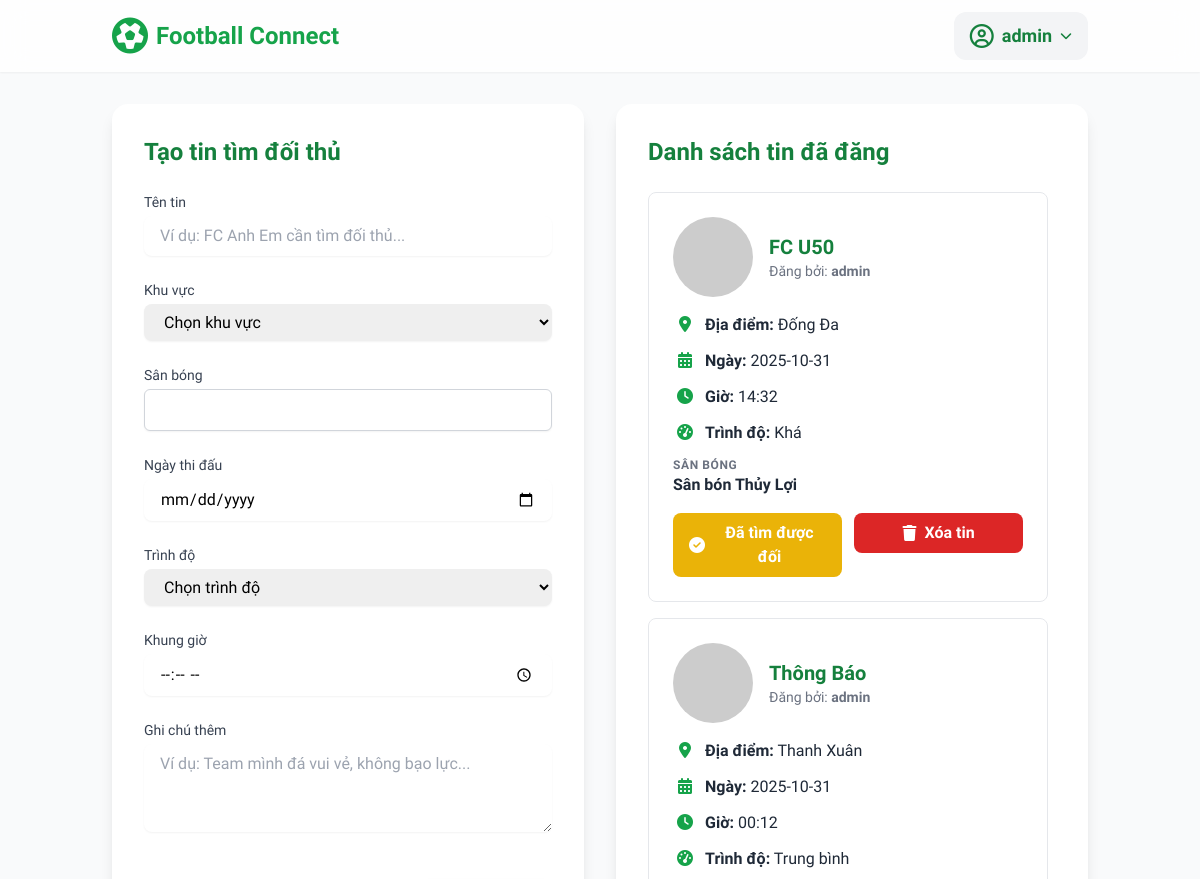
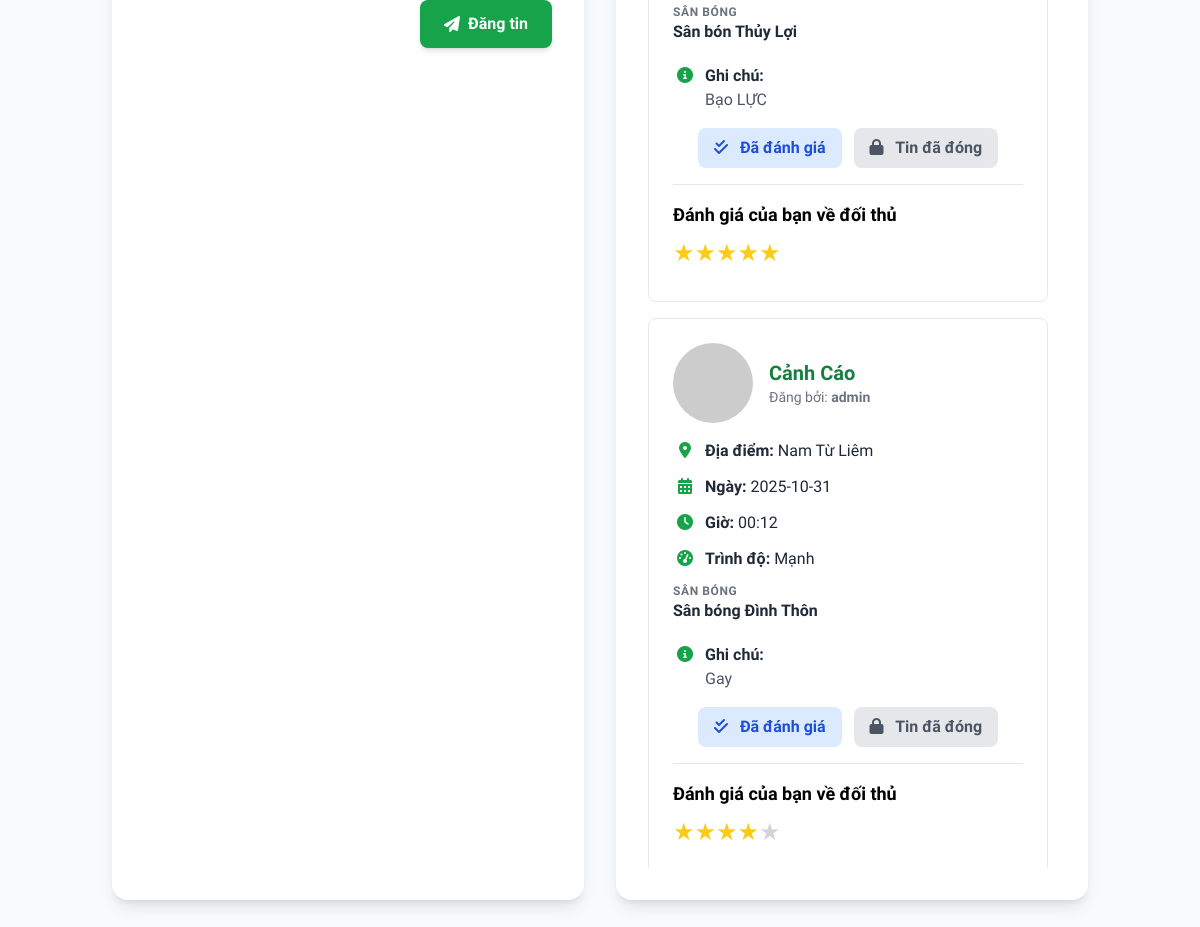
The app's page /find_opponent (signed in) with its own data (2 pictures, top to bottom).
### app.py (models this page shows, shortened)
class User(UserMixin, db.Model):
    id = db.Column(db.Integer, primary_key=True)
    username = db.Column(db.String(100), unique=True, nullable=False)
    password = db.Column(db.String(100), nullable=False)
    email = db.Column(db.String(120), unique=True, nullable=False)
    phone = db.Column(db.String(20))
    posts = db.relationship('Post', backref='author', lazy=True)

class Post(db.Model):
    id = db.Column(db.Integer, primary_key=True)
    title = db.Column(db.String(200), nullable=False)
    location = db.Column(db.String(200), nullable=False)
    pitch = db.Column(db.String(100), nullable=False)
    match_date = db.Column(db.String(50), nullable=False)
    skill_level = db.Column(db.String(50), nullable=False)
    time_frame = db.Column(db.String(50), nullable=False)
    notes = db.Column(db.Text, nullable=True)
    user_id = db.Column(db.Integer, db.ForeignKey('user.id'), nullable=False)
    username = db.Column(db.String(100), nullable=False)
    status = db.Column(db.String(20), nullable=False, default='open')
    ratings = db.relationship('Rating', backref='post', lazy=True)

### app.py (the view, shortened to what this page needs)
@app.route('/find_opponent', methods=['GET', 'POST'])
@login_required
def find_opponent():
    posts = Post.query.filter_by(user_id=current_user.id).order_by(Post.id.desc()).all()
    post_ids = [post.id for post in posts]
    ratings = Rating.query.filter(Rating.post_id.in_(post_ids), Rating.rater_id == current_user.id).all()
    ratings_by_post = {rating.post_id: rating for rating in ratings}
    return render_template('find_opponent.html', posts=posts, ratings=ratings_by_post)

### app.py (called while the page is built)
@login_manager.user_loader
def load_user(user_id):
    return User.query.get(int(user_id))

### templates/find_opponent.html (shortened to what this page needs)
<!DOCTYPE html>
<html lang="vi">
<head>
    <script src="https://cdn.tailwindcss.com"></script>
    <link rel="stylesheet" href="https://cdnjs.cloudflare.com/ajax/libs/font-awesome/6.4.2/css/all.min.css">
</head>
<body class="bg-gray-50">
    <nav class="bg-white/80 backdrop-blur-md shadow-sm sticky top-0 z-50">
        <div class="container mx-auto px-6 py-3 flex justify-between items-center">
            <a href="{{ url_for('home') }}" class="flex items-center font-bold text-2xl text-green-600">
                <i class="fa-solid fa-futbol text-green-600 text-4xl mr-2"></i>
                <span>Football Connect</span>
            </a>
            <div class="flex items-center space-x-3">
                {% if current_user.is_authenticated %}
                <div class="relative">
                    <button id="user-menu-button" class="flex items-center bg-gray-100 rounded-xl px-4 py-2 space-x-2 text-left hover:bg-gray-200 focus:outline-none transition">
                        <i class="fa-regular fa-user-circle text-green-700 text-2xl"></i>
                        <span class="font-bold text-green-700 text-lg">{{ current_user.username }}</span>
                        <i class="fa-solid fa-chevron-down text-green-700 text-xs ml-2"></i>
                    </button>
                </div>
                {% endif %}
            </div>
        </div>
    </nav>
    <main class="container mx-auto px-6 py-8">
        <div class="grid grid-cols-1 lg:grid-cols-2 gap-8">
            <div class="bg-white p-8 rounded-2xl shadow-lg">
                <h1 class="text-2xl font-bold text-green-700 mb-6">Tạo tin tìm đối thủ</h1>
                <form id="post-form" action="{{ url_for('find_opponent') }}" method="POST" class="space-y-6">
                    <div>
                        <label for="title" class="block text-sm font-medium text-gray-700 mb-1">Tên tin</label>
                        <input type="text" id="title" name="title" class="w-full border-gray-300 rounded-lg shadow-sm focus:border-green-500 focus:ring-green-500 px-4 py-2" placeholder="Ví dụ: FC Anh Em cần tìm đối thủ..." required>
                    </div>
                    <div>
                        <label for="location" class="block text-sm font-medium text-gray-700 mb-1">Khu vực</label>
                        <select id="location" name="location" class="w-full border-gray-300 rounded-lg shadow-sm focus:border-green-500 focus:ring-green-500 px-4 py-2" required>
                            <option value="" disabled selected>Chọn khu vực</option>
                        </select>
                    </div>
                    <div>
                        <label for="pitch" class="block text-sm font-medium text-gray-700">Sân bóng</label>
                        <input type="text" name="pitch" id="pitch" required class="mt-1 block w-full border border-gray-300 rounded-md shadow-sm py-2 px-3 focus:outline-none focus:ring-green-500 focus:border-green-500">
                    </div>
                    <div>
                        <label for="match_date" class="block text-sm font-medium text-gray-700 mb-1">Ngày thi đấu</label>
                        <input type="date" id="match_date" name="match_date" class="w-full border-gray-300 rounded-lg shadow-sm focus:border-green-500 focus:ring-green-500 px-4 py-2" required>
                    </div>
                    <div>
                        <label for="skill_level" class="block text-sm font-medium text-gray-700 mb-1">Trình độ</label>
                        <select id="skill_level" name="skill_level" class="w-full border-gray-300 rounded-lg shadow-sm focus:border-green-500 focus:ring-green-500 px-4 py-2" required>
                            <option value="" disabled selected>Chọn trình độ</option>
                        </select>
                    </div>
                    <div>
                        <label for="time_frame" class="block text-sm font-medium text-gray-700 mb-1">Khung giờ</label>
                        <input type="time" id="time_frame" name="time_frame" class="w-full border-gray-300 rounded-lg shadow-sm focus:border-green-500 focus:ring-green-500 px-4 py-2" required>
                    </div>
                    <div>
                        <label for="notes" class="block text-sm font-medium text-gray-700 mb-1">Ghi chú thêm</label>
                        <textarea id="notes" name="notes" rows="3" class="w-full border-gray-300 rounded-lg shadow-sm focus:border-green-500 focus:ring-green-500 px-4 py-2" placeholder="Ví dụ: Team mình đá vui vẻ, không bạo lực..."></textarea>
                    </div>
                    <div class="flex justify-end items-center pt-4">
                        <button type="submit" class="bg-green-600 hover:bg-green-700 text-white font-bold py-3 px-6 rounded-lg shadow-md transition duration-300 ease-in-out flex items-center space-x-2">
                            <i class="fa-solid fa-paper-plane"></i>
                            <span>Đăng tin</span>
                        </button>
                    </div>
                </form>
            </div>
            <div id="posts-container" class="bg-white p-8 rounded-2xl shadow-lg">
                <h2 class="text-2xl font-bold text-green-700 mb-6">Danh sách tin đã đăng</h2>
                <div id="posts-list" class="space-y-4 max-h-[75vh] overflow-y-auto pr-2">
                    {% if posts %}
                        {% for post in posts %}
                        <div class="border border-gray-200 rounded-lg p-6 space-y-4">
                            <div class="flex items-center space-x-4 mb-4">
                                <img src="https://ui-avatars.com/api/?name={{ post.username[0] }}&background=random&color=fff&rounded=true&size=56" alt="Team Logo" class="rounded-full">
                                <div>
                                    <h3 class="text-xl font-bold text-green-700">{{ post.title }}</h3>
                                    <p class="text-sm text-gray-500">Đăng bởi: <strong>{{ post.username }}</strong></p>
                                </div>
                            </div>
                            <div class="space-y-3 text-gray-800">
                                <p><i class="fa-solid fa-location-dot w-6 text-center mr-2 text-green-600"></i><strong>Địa điểm:</strong> {{ post.location }}</p>
                                <p><i class="fa-solid fa-calendar-days w-6 text-center mr-2 text-green-600"></i><strong>Ngày:</strong> {{ post.match_date }}</p>
                                <p><i class="fa-solid fa-clock w-6 text-center mr-2 text-green-600"></i><strong>Giờ:</strong> {{ post.time_frame }}</p>
                                <p><i class="fa-solid fa-gauge-high w-6 text-center mr-2 text-green-600"></i><strong>Trình độ:</strong> {{ post.skill_level }}</p>
                                <div>
                                    <p class="text-xs font-bold text-gray-500 uppercase tracking-wider">Sân bóng</p>
                                    <p class="font-semibold text-gray-800">{{ post.pitch }}</p>
                                </div>
                                {% if post.notes %}
                                <div class="pt-2">
                                    <i class="fa-solid fa-circle-info w-6 text-center mr-2 text-green-600"></i><strong>Ghi chú:</strong>
                                    <p class="pl-8 text-gray-600">{{ post.notes }}</p>
                                </div>
                                {% endif %}
                            </div>
                            <div class="mt-6">
                                <div class="grid grid-cols-2 gap-3">
                                    {% if post.status == 'open' %}
                                    <form action="{{ url_for('close_post', post_id=post.id) }}" method="POST" onsubmit="return confirm('Bạn có chắc muốn đóng tin này không? Tin đã đóng sẽ không thể mở lại.');">
                                        <button type="submit" class="w-full bg-yellow-500 text-white font-bold py-2 px-4 rounded-lg hover:bg-yellow-600 transition flex items-center justify-center">
                                            <i class="fa-solid fa-check-circle mr-2"></i> Đã tìm được đối
                                        </button>
                                    </form>
                                    <form action="{{ url_for('delete_user_post', post_id=post.id) }}" method="POST" onsubmit="return confirm('Bạn có chắc muốn xóa tin này không?');">
                                        <button type="submit" class="w-full bg-red-600 text-white font-bold py-2 px-4 rounded-lg hover:bg-red-700 transition flex items-center justify-center">
                                            <i class="fa-solid fa-trash mr-2"></i> Xóa tin
                                        </button>
                                    </form>
                                    {% else %}
                                    <div class="col-span-2 flex items-center justify-center gap-3">
                                        {% if ratings.get(post.id) %}
                                            <span class="inline-block bg-blue-100 text-blue-700 font-semibold py-2 px-4 rounded-lg">
                                                <i class="fa-solid fa-check-double mr-2"></i> Đã đánh giá
                                            </span>
                                        {% else %}
                                            <button onclick="toggleRatingForm('rating-form-{{ post.id }}')" class="bg-green-600 text-white font-bold py-2 px-4 rounded-lg hover:bg-green-700 transition">
                                                <i class="fa-solid fa-star mr-2"></i> Đánh giá
                                            </button>
                                        {% endif %}
                                        <span class="inline-block bg-gray-200 text-gray-600 font-semibold py-2 px-4 rounded-lg">
                                            <i class="fa-solid fa-lock mr-2"></i> Tin đã đóng
                                        </span>
                                    </div>
                                    {% endif %}
                                </div>
                                {% if ratings.get(post.id) %}
                                <div class="mt-4 border-t pt-4">
                                    <h4 class="font-bold text-lg mb-2">Đánh giá của bạn về đối thủ</h4>
                                    <div class="flex items-center mb-2">
                                        {% for i in range(5) %}
                                            <span class="text-2xl {% if i < ratings[post.id].stars %}text-yellow-400{% else %}text-gray-300{% endif %}">&#9733;</span>
                                        {% endfor %}
                                    </div>
                                </div>
                                {% endif %}
                            </div>
                        </div>
                        {% endfor %}
                    {% else %}
                    <div id="no-posts-placeholder" class="text-center text-gray-500 py-10">
                        <p>Chưa có tin nào được đăng.</p>
                        <p class="text-sm mt-1">Hãy điền thông tin và nhấn "Đăng tin".</p>
                    </div>
                    {% endif %}
                </div>
            </div>
        </div>
    </main>
</body>
</html>

### templates/find_opponent.html (style rules this page uses)
body { font-family: 'Be Vietnam Pro', sans-serif; }

### records on screen
User: username "admin"
Post: title "FC U50", username "admin", location "Đống Đa", match_date "2025-10-31", time_frame "14:32", skill_level "Khá", pitch "Sân bón Thủy Lợi"
Post: title "Thông Báo", username "admin", location "Thanh Xuân", match_date "2025-10-31", time_frame "00:12", skill_level "Trung bình", pitch "Sân bón Thủy Lợi", notes "Bạo LỰC", status "Đã đánh giá", shows "Đánh giá của bạn về đối thủ"
Post: title "Cảnh Cáo", username "admin", location "Nam Từ Liêm", match_date "2025-10-31", time_frame "00:12", skill_level "Mạnh", pitch "Sân bóng Đình Thôn", notes "Gay", status "Đã đánh giá", shows "Đánh giá của bạn về đối thủ"
